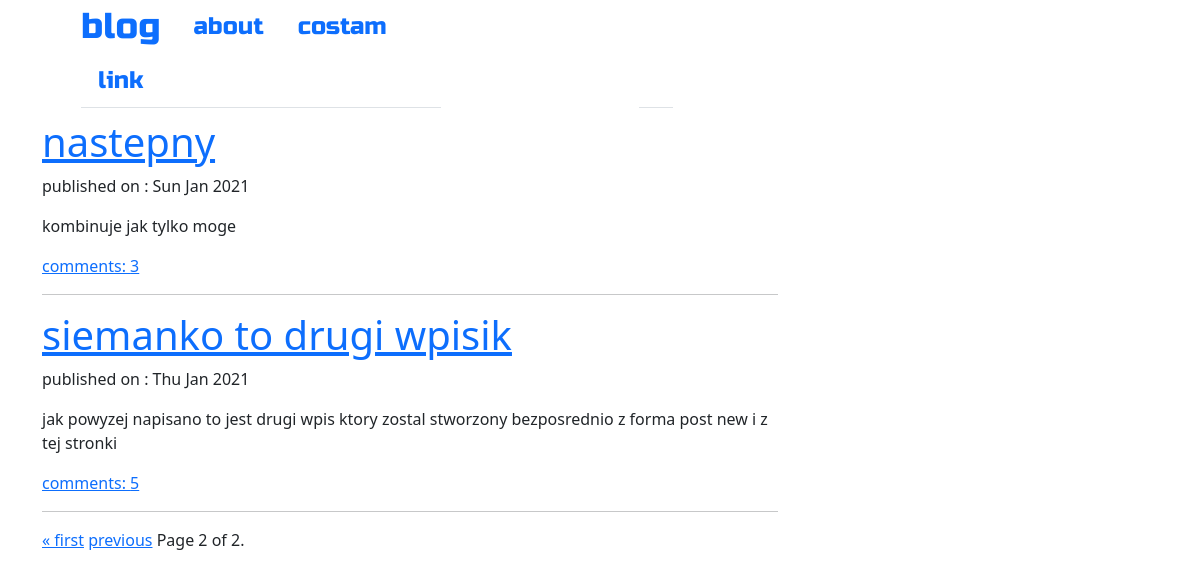
Screenshot of /blog/?page=2 with the database file from the repository.
### blog/models.py (models this page shows, shortened)
class Post(models.Model):
    author = models.ForeignKey('auth.User', on_delete=models.CASCADE)
    title = models.CharField(max_length=200)
    text = models.TextField()
    create_date = models.DateTimeField(default=timezone.now)
    published_date = models.DateTimeField(blank=True, null=True)
    def comments_approved(self):
        return self.comments.filter(approved_comments = True)

### blog/views.py (the view)
# urls.py: path('', views.PostListView.as_view(), name='post_list'),
class PostListView(ListView):
    model = Post
    paginate_by = 2
    def get_queryset(self):
        zapytanie = self.model.objects.filter(published_date__lte=timezone.now()).order_by('-published_date')
        return zapytanie

### blog/templates/blog/post_list.html (shortened to what this page needs)
{% extends 'blog/base.html' %}
{% block content %}
<div class="centerstage">
    {% for post in post_list %}
        {% if post.published_date or user.is_authenticated %}
        <div class="post">
            <h1><a href="{% url 'post_detail' pk=post.pk %}">{{ post.title }}</a> </h1>
            <div class="date">
                <p> published on : {{post.published_date|date:"D M Y"}}</p>
                <p class="postcontent">{{ post.text|safe|linebreaksbr}}</p>
            </div>
               <a href="{% url 'post_detail' pk=post.pk%}">comments: {{post.comments_approved.count}}</a>
             </div>
    <hr>
        {% endif %}
    {%endfor%}
    <div class="pagination">
    <span class="step-links">
        {% if page_obj.has_previous %}
            <a href="?page=1">&laquo; first</a>
            <a href="?page={{ page_obj.previous_page_number }}">previous</a>
        {% endif %}
        <span class="current">
            Page {{ page_obj.number }} of {{ page_obj.paginator.num_pages }}.
        </span>
    </span>
</div>
</div>
{% endblock %}

### blog/static/css/blog.css (style rules this page uses)
.centerstage { margin-left: auto; margin-right: auto; }
.postcontent { font-family: 'Monserrat'; font-size: 1.5em; }

### rows the page displays
Post: title "nastepny", published_date "Sun Jan 2021", text "kombinuje jak tylko moge", comments_approved.count "3"
Post: title "siemanko to drugi wpisik", published_date "Thu Jan 2021", text "jak powyzej napisano to jest drugi wpis ktory zostal stworzony bezposrednio z forma post new i z tej stronki", comments_approved.count "5"

### other values shown
{{ page_obj.number }} "2"
{{ page_obj.paginator.num_pages }} "2"
